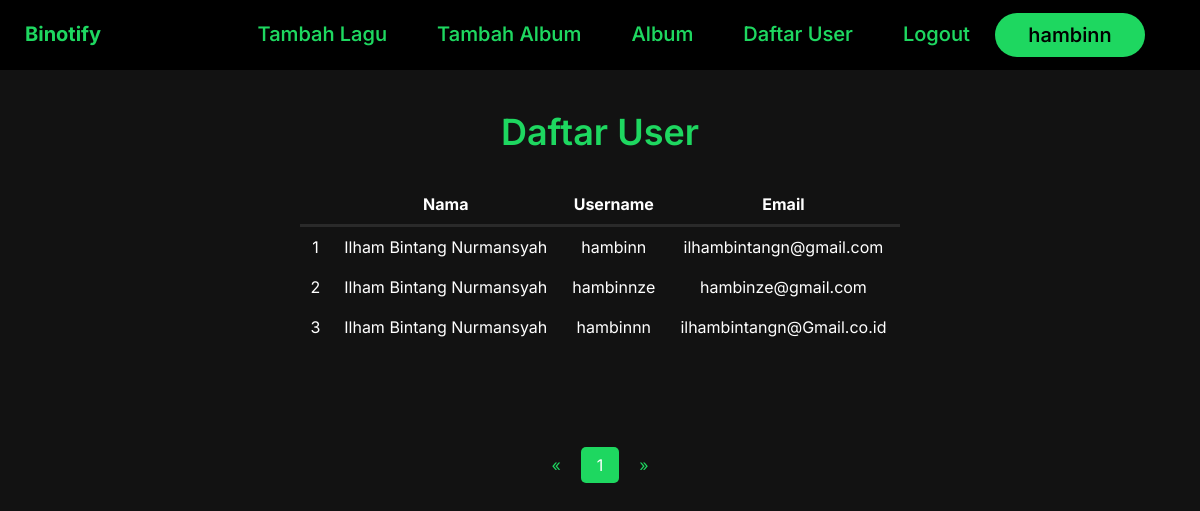
The page /php/daftarUser.php (signed in) on the database its author committed.
### tables this page shows
CREATE TABLE `user` (
  `user_id` int NOT NULL,
  `email` varchar(255) NOT NULL,
  `password` varchar(255) NOT NULL,
  `username` varchar(255) NOT NULL,
  `isAdmin` tinyint(1) NOT NULL,
  `name` varchar(128) DEFAULT NULL
);

### src/php/Backend_daftarUser.php (called while the page is built, shortened)
<?php
function getAlluser($start, $limit){
    $host = 'db';
    $user = 'MYSQL_USER';
    $pass = 'MYSQL_PASSWORD';
    $mydatabase = 'binotify';
    $conn = new mysqli($host, $user, $pass, $mydatabase);
    $sql = "SELECT name, username, email FROM user LIMIT $start, $limit";
    if ($result = $conn->query($sql)) {
        while ($data = $result->fetch_object()) {
            $users[] = $data;
        }
    }
    return $users;
}
function getNumberData(){
    $host = 'db';
    $user = 'MYSQL_USER';
    $pass = 'MYSQL_PASSWORD';
    $mydatabase = 'binotify';
    $conn = new mysqli($host, $user, $pass, $mydatabase);
    $sql = "SELECT * FROM user";
    return $conn->query($sql)->num_rows;
}
?>

### src/php/daftarUser.php (the view, shortened to what this page needs)
<!DOCTYPE html>
<html lang="en">
<head>
    <link rel="stylesheet" href="../resources/css/daftarUser.css">
    <link rel="stylesheet" href="../resources/css/navbar.css">
</head>
<?php require_once('./navbarAdmin.php'); ?>
<body>
    <h1>Daftar User</h1>
    <table>
        <tr>
            <th></th>
            <th>Nama</th>
            <th>Username</th>
            <th>Email</th>
        </tr>
        <?php
        include 'Backend_daftarUser.php';
        $data_number = getNumberData();
        $number_per_page = 15;
        $page_number = ceil($data_number / $number_per_page);
        if (isset($_GET['page'])) {
            $active_page = $_GET['page'];
        } else {
            $active_page = 1;
        }
        $users = getAlluser(($active_page - 1)*$number_per_page, $number_per_page);
        $i = 1;
        foreach ($users as $user) {
            echo "<tr>";
            echo "<td>$i</td>";
            echo "<td>$user->name</td>";
            echo "<td>$user->username</td>";
            echo "<td>$user->email</td>";
            echo "</tr>";
            $i++;
        }
        ?>
    </table>
    <div class="pagination">
        <?php if ($active_page > 1) : ?>
            <a href="daftarUser.php?page=<?= $active_page - 1; ?>">&laquo;</a>
        <?php else : ?>
            <a href="#">&laquo;</a>
        <?php endif; ?>
        <?php for ($i = 1; $i <= $page_number; $i++) : ?>
            <?php if ($i == $active_page) : ?>
                <a class="activepage" href="daftarUser.php?page=<?= $i; ?>"><?= $i; ?></a>
            <?php else : ?>
                <a href="daftarUser.php?page=<?= $i; ?>"><?= $i; ?></a>
            <?php endif; ?>
        <?php endfor; ?>
        <?php if ($active_page < $page_number) : ?>
            <a href="daftarUser.php?page=<?= $active_page + 1; ?>">&raquo;</a>
        <?php else : ?>
            <a href="#">&raquo;</a>
        <?php endif; ?>
    </div>
</body>
</html>

### src/resources/css/daftarUser.css (style rules this page uses)
* { margin: 0; padding: 0; box-sizing: border-box; font-family: 'Inter', sans-serif; }
body { background-color: #121212; min-height: 100vh; }
h1 { color: #1ed760; font-size: 36px; font-weight: 600; text-align: center; margin-top: 40px; }
table, td, th { text-align: center; vertical-align: middle; }
th { border-bottom: #2A2A2A solid 3px; }
table { margin-top: 30px; border-collapse: collapse; margin-left: auto; margin-right: auto; width: 50%; vertical-align:middle; }
th, td { padding: 10px; color: #ffffff; }
.pagination { display: flex; margin: 20px; margin-top: 100px; justify-content: center; }
.pagination a { color: #1ed760; padding: 8px 16px; text-decoration: none; }
.pagination a.activepage { background-color: #1ed760; color: white; border-radius: 5px; margin: 0 4px; }

### src/resources/css/navbar.css (style rules this page uses)
* { margin: 0; padding: 0; box-sizing: border-box; font-family: 'Inter', sans-serif; }
body { background-color: #121212; }

### rows shown on the page
user: name "Ilham Bintang Nurmansyah", username "hambinn", email "ilhambintangn@gmail.com"
user: name "Ilham Bintang Nurmansyah", username "hambinnze", email "hambinze@gmail.com"
user: name "Ilham Bintang Nurmansyah", username "hambinnn", email "ilhambintangn@Gmail.co.id"

### other values the page prints
$_SESSION['username'] "hambinn"
